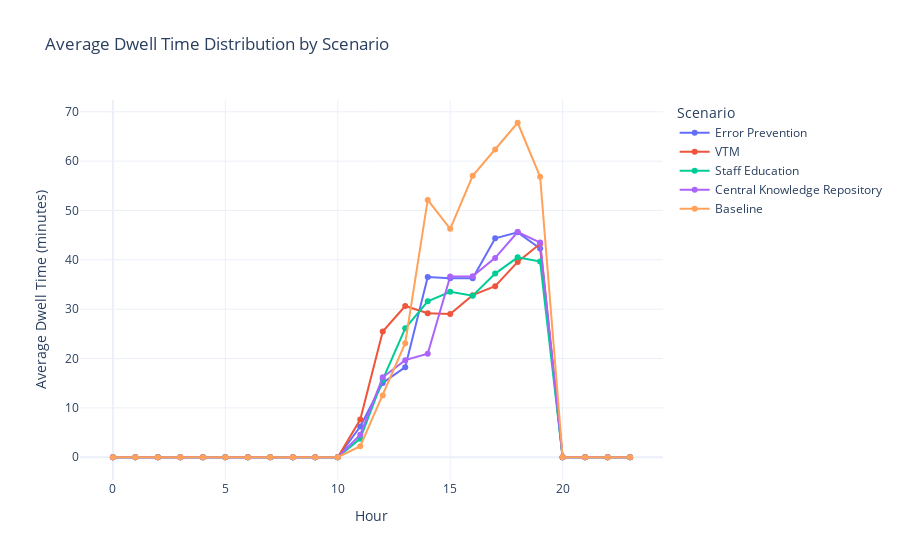

Here is the notebook cell this chart was saved with:
### Code cell
import pandas as pd
import plotly.graph_objects as go

file_paths = [
    'ERROR_PREVENTION_RERUN.xlsx',
    'STREAMLINED_VTM_RERUN.xlsx',
    'STAFFF_EDUCATION_RERUN.xlsx',
    'SHARED_DATABASE_RERUN.xlsx',
    'BAD_BASELINE.xlsx'
]

scenario_names = [
    'Error Prevention',
    'VTM',
    'Staff Education',
    'Central Knowledge Repository',
    'Baseline'
]

hourly_dwell_times = []

for file_path, scenario in zip(file_paths, scenario_names):
    xls = pd.ExcelFile(file_path)
    day_data = pd.read_excel(xls, sheet_name='Day 1')
    day_data = day_data.drop(columns=[col for col in day_data.columns if "Unnamed" in col])
    day_data[['LOCAL_ELDERLY', 'LOCAL_ADULT', 'FOREIGNER', 'Average of All Demographics']] = day_data[['LOCAL_ELDERLY', 'LOCAL_ADULT', 'FOREIGNER', 'Average of All Demographics']]/60
    day_data_filtered = day_data[(day_data['Simulation Hour'] >= 0) & (day_data['Simulation Hour'] <= 23)]
    
    # Store hourly dwell times for the current scenario
    hourly_dwell_times.append(day_data_filtered['Average of All Demographics'].tolist())

# Prepare x and y data for plotting
x_data = list(range(24))  # Hours
y_data = [[] for _ in range(len(scenario_names))]  # List of lists to store hourly dwell times for each scenario
for i, scenario in enumerate(scenario_names):
    for hour in range(24):
        y_data[i].append(hourly_dwell_times[i][hour])

# Create the line plot
fig = go.Figure()

for i, scenario in enumerate(scenario_names):
    fig.add_trace(go.Scatter(x=x_data, y=y_data[i], mode='lines+markers', name=scenario))

fig.update_layout(title='Average Dwell Time Distribution by Scenario',
                  xaxis_title='Hour',
                  yaxis_title='Average Dwell Time (minutes)',
                  template='plotly_white',
                  legend_title='Scenario')
fig.show()

### Figure 1 — Plotly figure (JSON) as saved in the notebook; plotly's stock layout.template omitted (floating-point values rounded to 4 significant figures)
{"data": [{"mode": "lines+markers", "name": "Error Prevention", "type": "scatter", "x": [0, 1, 2, 3, 4, 5, 6, 7, 8, 9, 10, 11, 12, 13, 14, 15, 16, 17, 18, 19, 20, 21, 22, 23], "y": [0, 0, 0, 0, 0, 0, 0, 0, 0, 0, 0, 6.228, 15.06, 18.25, 36.51, 36.29, 36.27, 44.38, 45.57, 42.31, 0, 0, 0, 0]}, {"mode": "lines+markers", "name": "VTM", "type": "scatter", "x": [0, 1, 2, 3, 4, 5, 6, 7, 8, 9, 10, 11, 12, 13, 14, 15, 16, 17, 18, 19, 20, 21, 22, 23], "y": [0, 0, 0, 0, 0, 0, 0, 0, 0, 0, 0, 7.628, 25.46, 30.64, 29.19, 29.0, 32.85, 34.65, 39.59, 43.25, 0, 0, 0, 0]}, {"mode": "lines+markers", "name": "Staff Education", "type": "scatter", "x": [0, 1, 2, 3, 4, 5, 6, 7, 8, 9, 10, 11, 12, 13, 14, 15, 16, 17, 18, 19, 20, 21, 22, 23], "y": [0, 0, 0, 0, 0, 0, 0, 0, 0, 0, 0, 3.771, 15.73, 26.13, 31.59, 33.51, 32.72, 37.22, 40.5, 39.65, 0, 0, 0, 0]}, {"mode": "lines+markers", "name": "Central Knowledge Repository", "type": "scatter", "x": [0, 1, 2, 3, 4, 5, 6, 7, 8, 9, 10, 11, 12, 13, 14, 15, 16, 17, 18, 19, 20, 21, 22, 23], "y": [0, 0, 0, 0, 0, 0, 0, 0, 0, 0, 0, 4.576, 16.21, 19.68, 20.98, 36.63, 36.68, 40.39, 45.63, 43.49, 0, 0, 0, 0]}, {"mode": "lines+markers", "name": "Baseline", "type": "scatter", "x": [0, 1, 2, 3, 4, 5, 6, 7, 8, 9, 10, 11, 12, 13, 14, 15, 16, 17, 18, 19, 20, 21, 22, 23], "y": [0, 0, 0, 0, 0, 0, 0, 0, 0, 0, 0, 2.236, 12.5, 23.12, 52.13, 46.29, 57.02, 62.35, 67.78, 56.83, 0, 0, 0, 0]}], "layout": {"legend": {"title": {"text": "Scenario"}}, "title": {"text": "Average Dwell Time Distribution by Scenario"}, "xaxis": {"title": {"text": "Hour"}}, "yaxis": {"title": {"text": "Average Dwell Time (minutes)"}}}}
